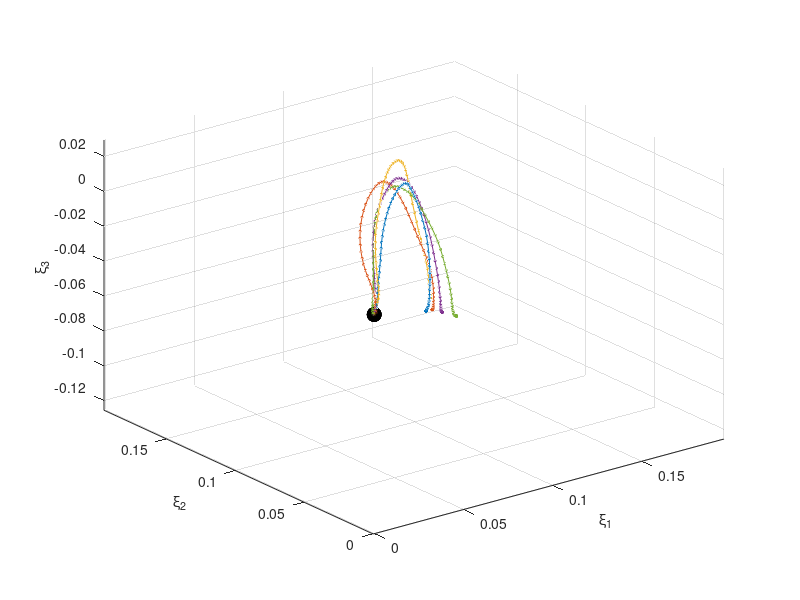

Source code (MATLAB): (Note: this script raises an error after producing the figure.)
%% Testing EE Dynamics Learning Algorithms
clear all
close all
clc
%% Load Example 3D data set (positions/axis-angle)
load('./data/trajectories/example_3d.mat')

%% Convert to Trajectories to "learning-friendly" structure
pdata   = [];               % Position data
idx_r = sort(1:5,'descend');

% close all
figure('Color',[1 1 1])
for ii=1:5
    clear idx
    idx =  [1 + (5 -idx_r(ii))*length(Data)/5, length(Data) - (5-ii)*length(Data)/5];
    
    clear x
    clear o
    x = Data(1:3,idx(1):idx(2));        
    xtarget = x(:,end);
    x = x - repmat(xtarget,1,size(x,2)); % Substracting the last value from all elements of x
                                          % Now the values in x should decrease nicely to zero. Note that SEDS will
                                          % add a (0, 0, 0) to the end of each demonstration (which corresponds to
                                          % zero velocity at the end of each demo), but if it doesn't decrease nicely
                                          % it will affect the dynamics by being a too sudden change. Can cause
                                          % overshooting the attractor. It happens frequently in learning from
                                          % segmented data if not every part of the demonstration ended with zero
                                          % velocity.

    pdata{ii} = x;
   
    
    % Plot demonstration data - 3D Position    
    plot3(x(1,:),x(2,:),x(3,:),'-*', 'MarkerSize',2); hold on;
    xlabel('\xi_1')
    ylabel('\xi_2')
    zlabel('\xi_3')
    grid on; 
    axis tight;
    plot3(x(1,end),x(2,end),x(3,end), 'ok','MarkerSize',10, 'MarkerFaceColor','k'); hold on
end

%% Pre-processing for x_dot = fx(x) learning, i.e. position dynamics
dt = 0.1; %The time step of the demonstrations
tol_cutting = 0.0001; % A threshold on velocity that will be used for trimming demos
[x0 , xT, Data, index] = preprocess_demos(pdata,dt,tol_cutting); %preprocessing datas

%% Find Best Range of K to learn Position Dynamics with GMM
% Training parameters
K_range = [1:15]; %Number of Gaussian funcitons
GMM_BIC = zeros(1,length(K_range));
GMM_AIC = zeros(1,length(K_range));
GMM_LL  = zeros(1,length(K_range));

% Training of GMM by EM algorithm, initialized by k-means clustering.
for k=1:length(K_range)
    [Priors, Mu, Sigma] = EM_init_kmeans(Data, K_range(k),[]);
    [Priors, Mu, Sigma] = EM(Data, Priors, Mu, Sigma);
    w = ones(1,length(Data));
    GMM_BIC(1,k) = gmm_bic(Data,ones(1,length(Data)),Priors,Mu,Sigma,'full');
    GMM_AIC(1,k) = gmm_aic(Data,ones(1,length(Data)),Priors,Mu,Sigma,'full');
    GMM_LL(1,k)  = LogLikelihood_gmm(Data,Priors,Mu,Sigma,w);
end

%% Plot Results
figure('Color', [1 1 1])
subplot(1,2,1)
plot( K_range, GMM_BIC, '-*', 'Color', [rand rand rand]); hold on;
plot( K_range, GMM_AIC,'-*', 'Color', [rand rand rand]); hold on;
xlabel('K Gaussian Components')
legend('BIC', 'AIC')
grid on;
axis square;

subplot(1,2,2)
plot( K_range, GMM_LL, '-*', 'Color', [rand rand rand]);
xlabel('K Gaussian Components')
legend('LogLik')
grid on;
axis square;
suptitle('Model Selection for Translational Mapping Function $\hat{f_x}(\xi_x)$','interpreter','latex')

%% %%%%%%%%%%%%%%%%%%%%%%%%%%%%%%%%%%%%%%%%%%%%%%%%%%%%%%%%%%%%%%%%%%%%%%%%%%%%%%%
% Now that you found the best model you can learn a GMM representation or SEDS
%%%%%%%%%%%%%%%%%%%%%%%%%%%%%%%%%%%%%%%%%%%%%%%%%%%%%%%%%%%%%%%%%%%%%%%%%%%%%%%%%%
%% %%%%%% GMM learning algorithm

% Chosen K
K = 5;

% Learn Joint Distribution
fprintf('Estimating Paramaters of GMM learned through EM with %d Gaussian functions.\n', K);
tic;
[Priors_0, Mu_0, Sigma_0] = EM_init_kmeans(Data, K, []);
[Priors, Mu, Sigma] = EM(Data, Priors_0, Mu_0, Sigma_0);
toc;

pos_dyn_gmm.Priors = Priors;
pos_dyn_gmm.Mu     = Mu;
pos_dyn_gmm.Sigma  = Sigma;

%% %%%%%% SEDS learning algorithm
% A set of options that will be passed to the solver. Please type 
% 'doc preprocess_demos' in the MATLAB command window to get detailed
% information about other possible options.
clear options
options.tol_mat_bias = 10^-6; % A very small positive scalar to avoid
                              % instabilities in Gaussian kernel [default: 10^-15]
                              
options.display = 1;          % An option to control whether the algorithm
                              % displays the output of each iterations [default: true]
                              
options.tol_stopping=10^-10;  % A small positive scalar defining the stoppping
                              % tolerance for the optimization solver [default: 10^-10]

options.max_iter = 500;       % Maximum number of iteration for the solver [default: i_max=1000]

options.objective = 'likelihood';    % 'likelihood': use likelihood as criterion to
                              % optimize parameters of GMM
                              % 'mse': use mean square error as criterion to
                              % optimize parameters of GMM
                              % 'direction': minimize the angle between the
                              % estimations and demonstrations (the velocity part)
                              % to optimize parameters of GMM                              
                              % [default: 'mse']
% options.cons_penalty    = 1e2; % penalty for not going straight to the attractor. 
                                % Increase to obtain a more straight line 
K = 5;
fprintf('Estimating Paramaters of GMM learned through SEDS with %d Gaussian functions.\n', K);
tic;
[Priors_0, Mu_0, Sigma_0] = initialize_SEDS(Data,K); %finding an initial guess for GMM's parameter
[Priors Mu Sigma]=SEDS_Solver(Priors_0,Mu_0,Sigma_0,Data,options); %running SEDS optimization solver
toc;

pos_dyn_seds.Priors = Priors;
pos_dyn_seds.Mu     = Mu;
pos_dyn_seds.Sigma  = Sigma;

%% Let's See! Run Simulation for GMM Dynamics
Priors     = pos_dyn_gmm.Priors;
Mu         = pos_dyn_gmm.Mu;
Sigma      = pos_dyn_gmm.Sigma;
titlename  = 'Simulation of Translational ($\dot{\xi}=\hat{f_x}(\xi_x)$) Dynamics learned via EM';
noise      = 0;

%% Let's See! Run Simulation for SEDS Dynamics

Priors     = pos_dyn_seds.Priors;
Mu         = pos_dyn_seds.Mu;
Sigma      = pos_dyn_seds.Sigma;
titlename  = 'Simulation of Translational ($\dot{\xi}=\hat{f_x}(\xi_x)$) Dynamics learned via SEDS';
noise      = 0;

%% Run Sim
opt_sim.dt = 0.1;
opt_sim.i_max = 3000;
opt_sim.tol = 0.0005;
d = size(Data,1)/2; %dimension of data

x0_all = Data(1:d,index(1:end-1)); %finding initial points of all demonstrations

if noise
x0_all = x0_all + randn(3,5)/70; %finding initial points of all demonstrations
end

fn_handle = @(x) GMR(Priors,Mu,Sigma,x,1:d,d+1:2*d);
[x xd]=Simulation(x0_all,[],fn_handle,opt_sim); %running the simulator
hold on;
for ii=1:(length(index)-1)   
    plot3(Data(1,index(ii):index(ii+1)-1),Data(1,index(ii):index(ii+1)-1),Data(3,index(ii):index(ii+1)-1),'ob', 'MarkerSize',2); hold on;
end
view([150 11]);  
title(titlename, 'interpreter','latex')

figure('Color',[1 1 1]);
plot3(xd(1,:),xd(2,:),xd(3,:),'LineWidth',1.5); hold on; 
plot3(Data(4,:),Data(5,:),Data(6,:),'-*r', 'MarkerSize',1);
grid on;
view([150 11]);  
xlabel('$\dot{\xi_1^x}$', 'interpreter','latex')
xlabel('$\dot{\xi_2^x}$', 'interpreter','latex')
title('$\dot{\xi_3^x}$ profiles' , 'interpreter','latex')

%% Plot Learned GMM on simulation
% Plot variable interactions
figure('Color',[1 1 1], 'name', 'Learned Joint Distributions on Data')
subplot(3,2,1)
plotGMM(Mu(1:2,:), Sigma(1:2,1:2,:), [0.6 1.0 0.6], 1,[0.6 1.0 0.6]);
plot(Data(1,:),Data(2,:),'*r','MarkerSize',2); hold on;
grid on; 
xlabel('$\xi_x^1$','interpreter','latex')
ylabel('$\xi_x^2$','interpreter','latex')

subplot(3,2,3)
plotGMM(Mu([1 3],:), Sigma([1 3],[1 3],:), [0.6 1.0 0.6], 1,[0.6 1.0 0.6]);
plot(Data(1,:),Data(3,:),'*g','MarkerSize',2); hold on;
grid on; 
xlabel('$\xi_x^1$','interpreter','latex')
ylabel('$\xi_x^3$','interpreter','latex')

subplot(3,2,5)
plotGMM(Mu([2 3],:), Sigma([2 3],[2 3],:), [0.6 1.0 0.6], 1,[0.6 1.0 0.6]);
plot(Data(2,:),Data(3,:),'*b','MarkerSize',2); hold on;
grid on; 
xlabel('$\xi_x^2$','interpreter','latex')
ylabel('$\xi_x^3$','interpreter','latex')

subplot(3,2,2)
plotGMM(Mu([1 4],:), Sigma([1 4],[1 4],:), [0.6 1.0 0.6], 1,[0.6 1.0 0.6]);
plot(Data(1,:),Data(4,:),'*r','MarkerSize',2); hold on;
grid on; 
xlabel('$\xi_x^1$','interpreter','latex')
ylabel('$\dot{\xi}_x^1$','interpreter','latex')

subplot(3,2,4)
plotGMM(Mu([2 5],:), Sigma([2 5],[2 5],:), [0.6 1.0 0.6], 1,[0.6 1.0 0.6]);
plot(Data(2,:),Data(5,:),'*g','MarkerSize',2); hold on;
grid on; 
xlabel('$\xi_x^2$','interpreter','latex')
ylabel('$\dot{\xi}_x^2$','interpreter','latex')

subplot(3,2,6)
plotGMM(Mu([3 6],:), Sigma([3 6],[3 6],:), [0.6 1.0 0.6], 1,[0.6 1.0 0.6]);
plot(Data(3,:),Data(6,:),'*b','MarkerSize',2); hold on;
grid on; 
xlabel('$\xi_x^3$','interpreter','latex')
ylabel('$\dot{\xi}_x^3$','interpreter','latex')

suptitle('Learned Joint Distributions on Input/Output Data')

